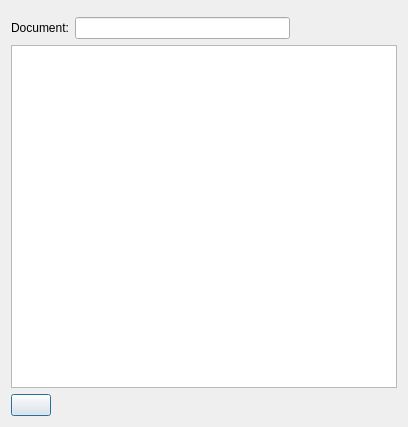
<?xml version="1.0" encoding="UTF-8"?>
<ui version="4.0">
 <class>BELGE_DESIGNER_FISI</class>
 <widget class="QDialog" name="BELGE_DESIGNER_FISI">
  <property name="geometry">
   <rect>
    <x>0</x>
    <y>0</y>
    <width>408</width>
    <height>427</height>
   </rect>
  </property>
  <property name="sizePolicy">
   <sizepolicy hsizetype="Expanding" vsizetype="Expanding">
    <horstretch>0</horstretch>
    <verstretch>0</verstretch>
   </sizepolicy>
  </property>
  <property name="windowTitle">
   <string>Document  Designer</string>
  </property>
  <layout class="QGridLayout" name="gridLayout">
   <property name="sizeConstraint">
    <enum>QLayout::SetNoConstraint</enum>
   </property>
   <item row="0" column="0" colspan="2">
    <widget class="QWidget" name="navigation_button_widget" native="true"/>
   </item>
   <item row="1" column="0" colspan="2">
    <layout class="QHBoxLayout" name="horizontalLayout" stretch="0,2,1">
     <item>
      <widget class="QLabel" name="label">
       <property name="text">
        <string>Document:</string>
       </property>
      </widget>
     </item>
     <item>
      <widget class="QLineEdit" name="line_edit_belge_adi"/>
     </item>
     <item>
      <spacer name="horizontalSpacer">
       <property name="orientation">
        <enum>Qt::Horizontal</enum>
       </property>
       <property name="sizeHint" stdset="0">
        <size>
         <width>40</width>
         <height>20</height>
        </size>
       </property>
      </spacer>
     </item>
    </layout>
   </item>
   <item row="2" column="0" colspan="2">
    <widget class="QTableWidget" name="table_widget_degiskenler"/>
   </item>
   <item row="3" column="0">
    <widget class="QPushButton" name="push_button_header_olustur">
     <property name="text">
      <string/>
     </property>
     <property name="icon">
      <iconset>
       <normaloff>:/icons/header_olustur.png</normaloff>:/icons/header_olustur.png</iconset>
     </property>
     <property name="iconSize">
      <size>
       <width>100</width>
       <height>32</height>
      </size>
     </property>
    </widget>
   </item>
   <item row="3" column="1">
    <spacer name="horizontalSpacer_2">
     <property name="orientation">
      <enum>Qt::Horizontal</enum>
     </property>
     <property name="sizeHint" stdset="0">
      <size>
       <width>40</width>
       <height>20</height>
      </size>
     </property>
    </spacer>
   </item>
  </layout>
 </widget>
 <layoutdefault spacing="6" margin="11"/>
 <tabstops>
  <tabstop>line_edit_belge_adi</tabstop>
  <tabstop>table_widget_degiskenler</tabstop>
  <tabstop>push_button_header_olustur</tabstop>
 </tabstops>
 <resources/>
 <connections/>
</ui>
